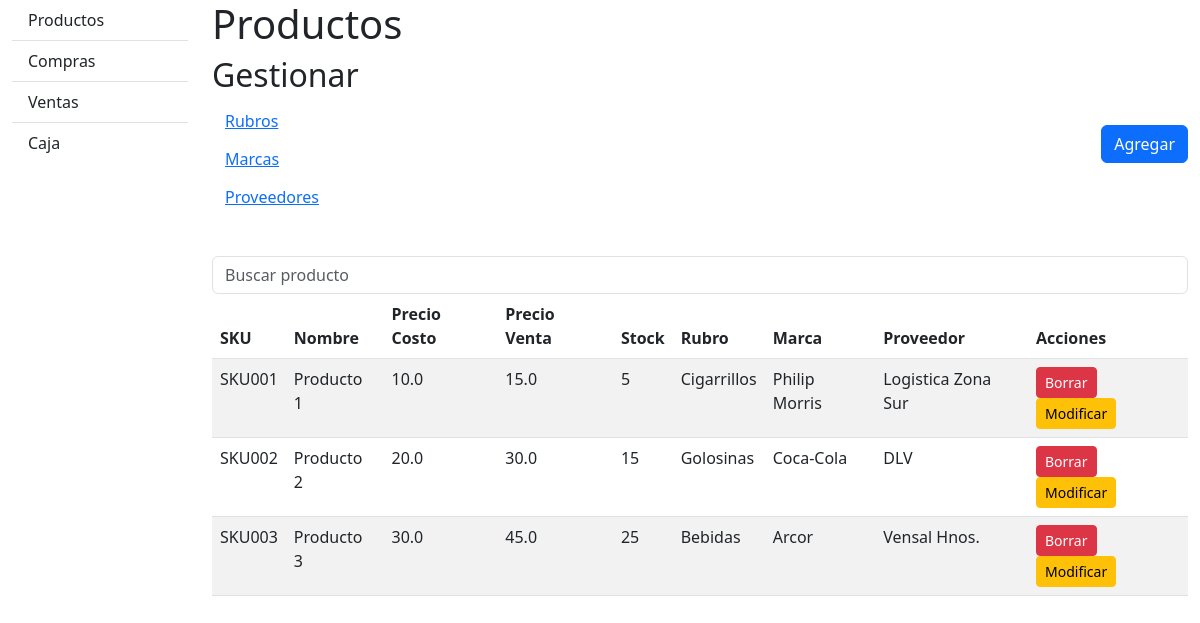
The page /productos on the database its author committed.
### database_setup.py (models this page shows)
class Producto(Base):
    __tablename__ = 'Productos'
    id = Column(Integer, primary_key=True, autoincrement=True)
    sku = Column(String, nullable=False)
    nombre = Column(String, nullable=False)
    precio_costo = Column(Float, nullable=False)
    precio_venta = Column(Float, nullable=False)
    stock = Column(Integer, nullable=True, default=0)
    idrubro = Column(Integer, ForeignKey('Rubro.id'))
    idmarca = Column(Integer, ForeignKey('Marca.id'))
    idproveedor = Column(Integer, ForeignKey('Proveedor.id'))
    rubro = relationship('Rubro')
    marca = relationship('Marca')
    proveedor = relationship('Proveedor')

class Rubro(Base):
    __tablename__ = 'Rubro'
    id = Column(Integer, primary_key=True, autoincrement=True)
    nombre = Column(String, nullable=False)

class Marca(Base):
    __tablename__ = 'Marca'
    id = Column(Integer, primary_key=True, autoincrement=True)
    nombre = Column(String, nullable=False)

class Proveedor(Base):
    __tablename__ = 'Proveedor'
    id = Column(Integer, primary_key=True, autoincrement=True)
    nombre = Column(String, nullable=False)
    cuit = Column(String, nullable=True)

### productos.py (the view)
@productos_bp.route('/productos')
def mostrar_productos():
    productos = session.query(Producto).all()
    return render_template('productos.html', productos=productos)

### templates/productos.html (shortened to what this page needs)
<!DOCTYPE html>
<html lang="en">
<head>
    <link href="https://cdn.jsdelivr.net/npm/bootstrap@5.3.0/dist/css/bootstrap.min.css" rel="stylesheet">
</head>
<body>
    <div class="container-fluid">
        <div class="row">
            <div class="col-md-2">
                {% include 'navbar.html' %}
            </div>
            <div class="col-md-10">
                <h1>Productos</h1>
                <div class="d-flex justify-content-between align-items-center mb-4">
                    <div>
                        <h2>Gestionar</h2>
                        <ul class="list-unstyled">
                            <li><a href="/productos/rubros" class="btn btn-link">Rubros</a></li>
                            <li><a href="/productos/marcas" class="btn btn-link">Marcas</a></li>
                            <li><a href="/productos/proveedores" class="btn btn-link">Proveedores</a></li>
                        </ul>
                    </div>
                    <div>
                        <button class="btn btn-primary" onclick="location.href='/productos/agregar'">Agregar</button>
                    </div>
                </div>
                <div>
                    <input type="text" class="form-control" placeholder="Buscar producto" id="buscarProducto" onkeyup="filtrarProductos()">
                </div>
                <table class="table table-striped">
                    <thead id="tablaEncabezado">
                        <tr>
                            <th>SKU</th>
                            <th>Nombre</th>
                            <th>Precio Costo</th>
                            <th>Precio Venta</th>
                            <th>Stock</th>
                            <th>Rubro</th>
                            <th>Marca</th>
                            <th>Proveedor</th>
                            <th>Acciones</th>
                        </tr>
                    </thead>
                    <tbody>
                        {% for producto in productos %}
                        <tr>
                            <td>{{ producto.sku }}</td>
                            <td>{{ producto.nombre }}</td>
                            <td>{{ producto.precio_costo }}</td>
                            <td>{{ producto.precio_venta }}</td>
                            <td>{{ producto.stock }}</td>
                            <td>{{ producto.rubro.nombre }}</td>
                            <td>{{ producto.marca.nombre }}</td>
                            <td>{{ producto.proveedor.nombre }}</td>
                            <td>
                                <form action="/productos/borrar" method="POST" style="display:inline;">
                                    <button type="submit" class="btn btn-danger btn-sm">Borrar</button>
                                </form>
                                <a href="/productos/modificar/{{ producto.id }}" class="btn btn-warning btn-sm">Modificar</a>
                            </td>
                        </tr>
                        {% endfor %}
                    </tbody>
                </table>
            </div>
        </div>
    </div>
</body>
</html>

### rows shown on the page
Producto: sku "SKU001", nombre "Producto 1", precio_costo "10.0", precio_venta "15.0", stock "5", rubro.nombre "Cigarrillos", marca.nombre "Philip Morris", proveedor.nombre "Logistica Zona Sur"
Producto: sku "SKU002", nombre "Producto 2", precio_costo "20.0", precio_venta "30.0", stock "15", rubro.nombre "Golosinas", marca.nombre "Coca-Cola", proveedor.nombre "DLV"
Producto: sku "SKU003", nombre "Producto 3", precio_costo "30.0", precio_venta "45.0", stock "25", rubro.nombre "Bebidas", marca.nombre "Arcor", proveedor.nombre "Vensal Hnos."
